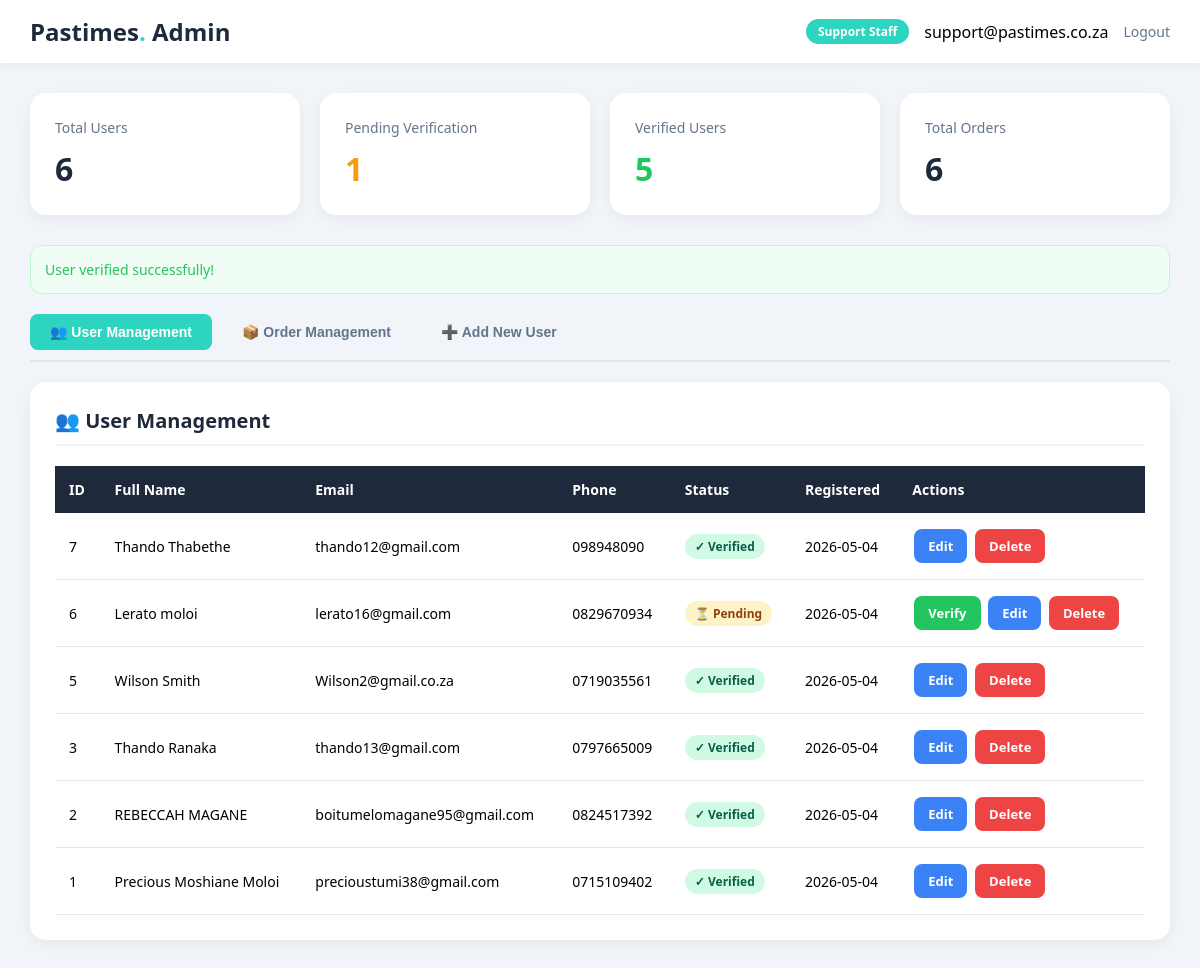
/admin_dashboard.php?verify=6 (signed in), run on the app's committed database.
### tables this page shows
CREATE TABLE IF NOT EXISTS `tbluser` (
  `user_id` int(11) NOT NULL AUTO_INCREMENT,
  `full_name` varchar(100) NOT NULL,
  `email` varchar(100) NOT NULL,
  `password_hash` varchar(255) NOT NULL,
  `address` varchar(255) DEFAULT NULL,
  `phone` varchar(20) DEFAULT NULL,
  `is_verified` tinyint(1) DEFAULT 0,
  `registration_date` timestamp NOT NULL DEFAULT current_timestamp(),
  PRIMARY KEY (`user_id`),
  UNIQUE KEY `email` (`email`)
);

### admin_dashboard.php (the view, shortened to what this page needs)
<?php
$conn = getDBConnection();
$message = '';
$messageType = '';
if (isset($_GET['verify']) && is_numeric($_GET['verify'])) {
    $userId = intval($_GET['verify']);
    $updateSQL = "UPDATE tblUser SET is_verified = 1 WHERE user_id = $userId";
    if ($conn->query($updateSQL) === TRUE) {
        $message = "User verified successfully!";
        $messageType = "success";
    } else {
        $message = "Error verifying user: " . $conn->error;
        $messageType = "error";
    }
}
$usersSQL = "SELECT * FROM tblUser ORDER BY registration_date DESC";
$usersResult = $conn->query($usersSQL);
$pendingSQL = "SELECT COUNT(*) as pending FROM tblUser WHERE is_verified = 0";
$pendingResult = $conn->query($pendingSQL);
$pendingCount = $pendingResult->fetch_assoc()['pending'];
$totalSQL = "SELECT COUNT(*) as total FROM tblUser";
$totalResult = $conn->query($totalSQL);
$totalCount = $totalResult->fetch_assoc()['total'];
$orderCountSQL = "SELECT COUNT(*) as total FROM tblAorder";
$orderCountResult = $conn->query($orderCountSQL);
$orderCount = $orderCountResult->fetch_assoc()['total'];
?>
<!DOCTYPE html>
<html lang="en">
<head>
</head>
<body>
    <div class="header">
        <h1>Pastimes<span>.</span> Admin</h1>
        <div class="user-info">
            <span class="badge"><?php echo $_SESSION['admin_role']; ?></span>
            <span><?php echo $_SESSION['admin_email']; ?></span>
            <a href="logout.php">Logout</a>
        </div>
    </div>
    <div class="stats-container">
        <div class="stat-card">
            <h3>Total Users</h3>
            <div class="number"><?php echo $totalCount; ?></div>
        </div>
        <div class="stat-card pending">
            <h3>Pending Verification</h3>
            <div class="number"><?php echo $pendingCount; ?></div>
        </div>
        <div class="stat-card verified">
            <h3>Verified Users</h3>
            <div class="number"><?php echo $totalCount - $pendingCount; ?></div>
        </div>
        <div class="stat-card">
            <h3>Total Orders</h3>
            <div class="number"><?php echo $orderCount; ?></div>
        </div>
    </div>
    <div class="main-content">
        <?php if ($message): ?>
            <div class="message <?php echo $messageType; ?>"><?php echo $message; ?></div>
        <?php endif; ?>
        <div class="tabs">
            <button class="tab active" onclick="showTab('users')">👥 User Management</button>
            <button class="tab" onclick="showTab('orders')">📦 Order Management</button>
            <button class="tab" onclick="showTab('add')">➕ Add New User</button>
        </div>
        <div id="users" class="tab-content active">
            <div class="section">
                <h2>👥 User Management</h2>
                <table class="data-table">
                    <thead>
                        <tr>
                            <th>ID</th>
                            <th>Full Name</th>
                            <th>Email</th>
                            <th>Phone</th>
                            <th>Status</th>
                            <th>Registered</th>
                            <th>Actions</th>
                        </tr>
                    </thead>
                    <tbody>
                        <?php if ($usersResult->num_rows > 0): ?>
                            <?php while ($user = $usersResult->fetch_assoc()): ?>
                                <tr>
                                    <td><?php echo $user['user_id']; ?></td>
                                    <td><?php echo htmlspecialchars($user['full_name']); ?></td>
                                    <td><?php echo htmlspecialchars($user['email']); ?></td>
                                    <td><?php echo htmlspecialchars($user['phone']); ?></td>
                                    <td>
                                        <?php if ($user['is_verified'] == 1): ?>
                                            <span class="status-badge status-verified">✓ Verified</span>
                                        <?php else: ?>
                                            <span class="status-badge status-pending">⏳ Pending</span>
                                        <?php endif; ?>
                                    </td>
                                    <td><?php echo date('Y-m-d', strtotime($user['registration_date'])); ?></td>
                                    <td>
                                        <?php if ($user['is_verified'] == 0): ?>
                                            <a href="?verify=<?php echo $user['user_id']; ?>" class="btn btn-verify">Verify</a>
                                        <?php endif; ?>
                                        <a href="?edit=<?php echo $user['user_id']; ?>" class="btn btn-edit">Edit</a>
                                        <a href="?delete=<?php echo $user['user_id']; ?>" class="btn btn-delete" onclick="return confirm('Are you sure?')">Delete</a>
                                    </td>
                                </tr>
                            <?php endwhile; ?>
                        <?php else: ?>
                            <tr><td colspan="7" style="text-align: center; padding: 30px; color: var(--gray);">No users found</td></tr>
                        <?php endif; ?>
                    </tbody>
                </table>
            </div>
        </div>
    </div>
</body>
</html>

### admin_dashboard.php (style rules this page uses)
:root { --primary: #2dd4bf; --primary-dark: #14b8a6; --dark: #1e293b; --light: #f8fafc; --gray: #64748b; --error: #ef4444; --success: #22c55e; --warning: #f59e0b; }
* { margin: 0; padding: 0; box-sizing: border-box; }
body { font-family: 'Segoe UI', Tahoma, Geneva, Verdana, sans-serif; background: #f1f5f9; min-height: 100vh; }
.header { background: white; padding: 15px 30px; box-shadow: 0 2px 10px rgba(0,0,0,0.05); display: flex; justify-content: space-between; align-items: center; }
.header h1 { color: var(--dark); font-size: 24px; }
.header h1 span { color: var(--primary); }
.header .user-info { display: flex; align-items: center; gap: 15px; }
.header .badge { background: var(--primary); color: white; padding: 4px 12px; border-radius: 20px; font-size: 12px; font-weight: 600; }
.header a { color: var(--gray); text-decoration: none; font-size: 14px; }
.stats-container { display: grid; grid-template-columns: repeat(auto-fit, minmax(200px, 1fr)); gap: 20px; padding: 30px; }
.stat-card { background: white; padding: 25px; border-radius: 16px; box-shadow: 0 4px 15px rgba(0,0,0,0.05); }
.stat-card h3 { color: var(--gray); font-size: 14px; font-weight: 500; margin-bottom: 10px; }
.stat-card .number { font-size: 32px; font-weight: 700; color: var(--dark); }
.stat-card.pending .number { color: var(--warning); }
.stat-card.verified .number { color: var(--success); }
.main-content { padding: 0 30px 30px; }
.section { background: white; border-radius: 16px; padding: 25px; margin-bottom: 25px; box-shadow: 0 4px 15px rgba(0,0,0,0.05); }
.section h2 { color: var(--dark); font-size: 20px; margin-bottom: 20px; padding-bottom: 10px; border-bottom: 2px solid #f1f5f9; }
.message { padding: 14px; border-radius: 12px; margin-bottom: 20px; font-size: 14px; font-weight: 500; }
.success { background: #f0fdf4; color: var(--success); border: 1px solid #bbf7d0; }
.data-table { width: 100%; border-collapse: collapse; font-size: 14px; }
.data-table th { background: var(--dark); color: white; padding: 14px; text-align: left; font-weight: 600; }
.data-table td { padding: 14px; border-bottom: 1px solid #e2e8f0; }
.status-badge { display: inline-block; padding: 4px 10px; border-radius: 20px; font-size: 12px; font-weight: 600; }
.status-pending { background: #fef3c7; color: #92400e; }
.status-verified { background: #d1fae5; color: #065f46; }
.btn { padding: 8px 14px; border: none; border-radius: 8px; font-size: 13px; font-weight: 600; cursor: pointer; text-decoration: none; display: inline-block; margin: 2px; transition: all 0.3s ease; }
.btn-verify { background: var(--success); color: white; }
.btn-edit { background: #3b82f6; color: white; }
.btn-delete { background: var(--error); color: white; }
.tabs { display: flex; gap: 10px; margin-bottom: 20px; border-bottom: 2px solid #e2e8f0; padding-bottom: 10px; }
.tab { padding: 10px 20px; border: none; background: none; color: var(--gray); font-size: 14px; font-weight: 600; cursor: pointer; border-radius: 8px; transition: all 0.3s; }
.tab.active { background: var(--primary); color: white; }
.tab-content { display: none; }
.tab-content.active { display: block; }

### data on the page
tbluser: user_id "7", full_name "Thando Thabethe", email "thando12@gmail.com", phone "098948090", is_verified "✓ Verified", registration_date "2026-05-04"
tbluser: user_id "6", full_name "Lerato moloi", email "lerato16@gmail.com", phone "0829670934", is_verified "⏳ Pending", registration_date "2026-05-04"
tbluser: user_id "5", full_name "Wilson Smith", email "Wilson2@gmail.co.za", phone "0719035561", is_verified "✓ Verified", registration_date "2026-05-04"
tbluser: user_id "3", full_name "Thando Ranaka", email "thando13@gmail.com", phone "0797665009", is_verified "✓ Verified", registration_date "2026-05-04"
tbluser: user_id "2", full_name "REBECCAH MAGANE", email "boitumelomagane95@gmail.com", phone "0824517392", is_verified "✓ Verified", registration_date "2026-05-04"
tbluser: user_id "1", full_name "Precious Moshiane Moloi", email "precioustumi38@gmail.com", phone "0715109402", is_verified "✓ Verified", registration_date "2026-05-04"

### other printed values
$_SESSION['admin_role'] "Support Staff"
$_SESSION['admin_email'] "support@pastimes.co.za"
$totalCount "6"
$pendingCount "1"
$totalCount - $pendingCount "5"
$orderCount "6"
$message "User verified successfully!"
